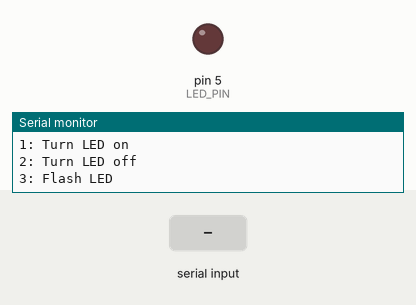
A sketch run on a simulated Arduino Uno, built with avr-gcc and run on an emulated ATmega328P. Shown: output pins drawn as LEDs (lit = HIGH), the last lines printed to the serial monitor. The test bench sets the inputs (shaded band).

Above: at 1.2 s.
1.3 s: "3\n" received over Serial
At 3.05 s:
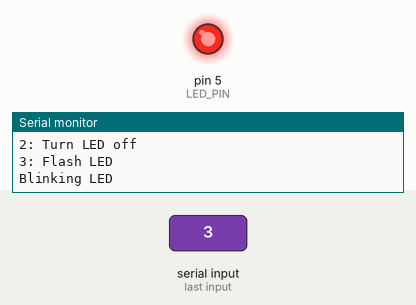
4.3 s: "0\n" received over Serial
Timing chart, 0 to 7.3 s (numbered marks = the images above; inputs shaded):
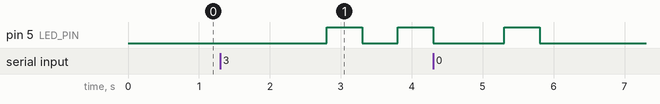

The sketch:

4a1.ino
```cpp
/////////////////////////////////////
///////////// LED Code //////////////
/////////////////////////////////////

const int LED_PIN = 5;

void setupLed()
{
    pinMode(LED_PIN, OUTPUT);
}

/////////////////////////////////////
/////////// LED Blink Code //////////
/////////////////////////////////////

bool ledBlinkActive = false;

bool ledState = false;

unsigned long ledBlinkTimer = 0;
unsigned long ledBlinkDurationTimer = 0;

void activateLedBlink()
{
    ledState = true;
    ledBlinkActive = true;
    ledBlinkTimer = millis();
    ledBlinkDurationTimer = millis();
}

void updateLedBlink()
{
    if (!ledBlinkActive)
    {
        // Exit the function
        return;
    }

    if ((millis() - ledBlinkDurationTimer) >= 5000)
    {
        ledBlinkActive = false;
        digitalWrite(LED_PIN, LOW);
        // Exit the function
        return;
    }

    if ((millis() - ledBlinkTimer) >= 500)
    {
        ledState = !ledState;
        digitalWrite(LED_PIN, ledState);
        ledBlinkTimer = millis();
    }
}

/////////////////////////////////////
///////// Serial Code ///////////////
/////////////////////////////////////

void runSerialCommand(int command)
{
    switch (command)
    {
    case 1:
        Serial.println("Turning LED on");
        digitalWrite(LED_PIN, HIGH);
        break;
    case 2:
        Serial.println("Turning LED off");
        digitalWrite(LED_PIN, LOW);
        break;
    case 3:
        Serial.println("Blinking LED");
        activateLedBlink();
        break;
    default:
        Serial.println("Invalid command: " + String(command));
        break;
    }
}

void updateSerial()
{
    if (Serial.available() > 0)
    {
        char command = Serial.parseInt();

        if (command == 0)
        {
            // Do nothing
            // This is executed when the Serial Monitor
            // receives a newline (\n) character at
            // the end of every message.
            return;
        }

        runSerialCommand(command);
    }
}

// No longer in use.
// For some reason the Serial monitor
// outputs the command 0 as well as the
// command you enter. This function
// was created to investigate.
void updateDebugUnwantedCommand()
{
    if (Serial.available() > 0)
    {
        int command = Serial.read();
        Serial.println(command);

        // When reading the command as a char,
        // the extra command is not printed,
        // however as int, we can see that we receive
        // a character with the ascii value of 10.
        // According to this ascii table:
        // https://www.asciitable.com/
        // We can see that 10 is the ascii value for a newline
        // character LF (\n).
        // This explains why it was invisible when reading
        // it as a char, since newline characters are invisible.
    }
}

void setupSerialCommand()
{
    Serial.println("Please enter a command:");
    Serial.println("1: Turn LED on");
    Serial.println("2: Turn LED off");
    Serial.println("3: Flash LED");
}

/////////////////////////////////////
/////////// Main Code ///////////////
/////////////////////////////////////

void setup()
{
    Serial.begin(9600);

    setupSerialCommand();
    setupLed();
}

void loop()
{
    updateSerial();
    updateLedBlink();
}
```

Measured:
- after the input at 1.3 s, pin 5 (LED_PIN): LOW → HIGH after 1.5 s, → LOW 0.50 s later, → HIGH 0.50 s later
